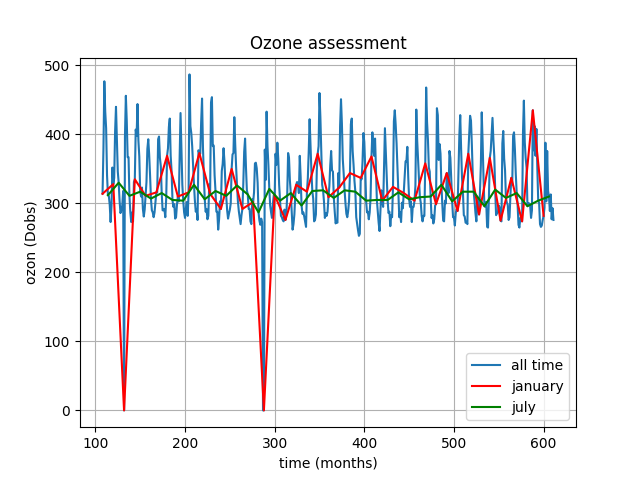

Write Python code to recreate this figure.
#!/usr/bin/env python3
import json
import argparse
from re import I
import numpy as np
import matplotlib.pyplot as plt
from scipy.io import netcdf

import os

# Because GitHub Classroom was not configured for geopy

try:

    from geopy.geocoders import Nominatim

except ImportError:

    os.system('pip3 install geopy')

    from geopy.geocoders import Nominatim




parser = argparse.ArgumentParser()
parser.add_argument('longitude', metavar='LON', type=str, help='Longitude, deg')
parser.add_argument('-latitude',  metavar='LAT', type=str, help='Latitude, deg') 

if __name__ == "__main__":
    args = parser.parse_args() 
    args.longitude = ' '.join(args.longitude.split(' ')[::-1]) 
    geolocator = Nominatim(user_agent="translator")
    location = geolocator.geocode(args.longitude) 
    print(location)
    args.longitude = 18.46
    args.latitude = 73.24

with netcdf.netcdf_file('MSR-2.nc', mmap=False) as netcdf_file:
    print("Dimension: {}".format(netcdf_file.dimensions))
    variables = netcdf_file.variables
    for v in variables:
        var = variables[v]
        print("Variable {} dims {} shape {}".format(v, var.dimensions, var.data.shape))
lon_index = np.searchsorted(variables['longitude'].data, args.longitude)
lat_index = np.searchsorted(variables['latitude'].data, args.latitude)



def task_1(a):
    return float(np.amax(a)), float(np.amin(a)), round(np.average(a),1)


all_ozon = np.array(variables['Average_O3_column'][:, lat_index, lon_index])


january_ozon= all_ozon[::12]



july_ozon = all_ozon[6::12]



t = np.array(variables['time'][:])
fig = plt.figure()
ax = fig.add_subplot(111)
ax.set_xlabel('time (months)')
ax.set_ylabel('ozon (Dobs)')
plt.title("Ozone assessment")
ax.plot(t, all_ozon, label = 'all time')
ax.plot(t[::12], january_ozon, color = "red", label = 'january')
ax.plot(t[6::12], july_ozon, color = "green", label = 'july')
ax.legend()
ax.grid()

plt.savefig('ozon.png')



d = {
  "coordinates":
  [round(args.longitude,2), round(args.latitude,2)]
  ,
  "jan": {
    "min": task_1(january_ozon)[1],
    "max": task_1(january_ozon)[0],
    "mean": task_1(january_ozon)[2],
  },
  "jul": {
    "min": task_1(july_ozon)[1],
    "max": task_1(july_ozon)[0],
    "mean": task_1(july_ozon)[2]
  },
  "all": {
    "min": task_1(all_ozon)[1],
    "max": task_1(all_ozon)[0],
    "mean": task_1(all_ozon)[2]
  }
}

with open('ozon.json', 'w') as f:
    json.dump(d, f, indent=4)
